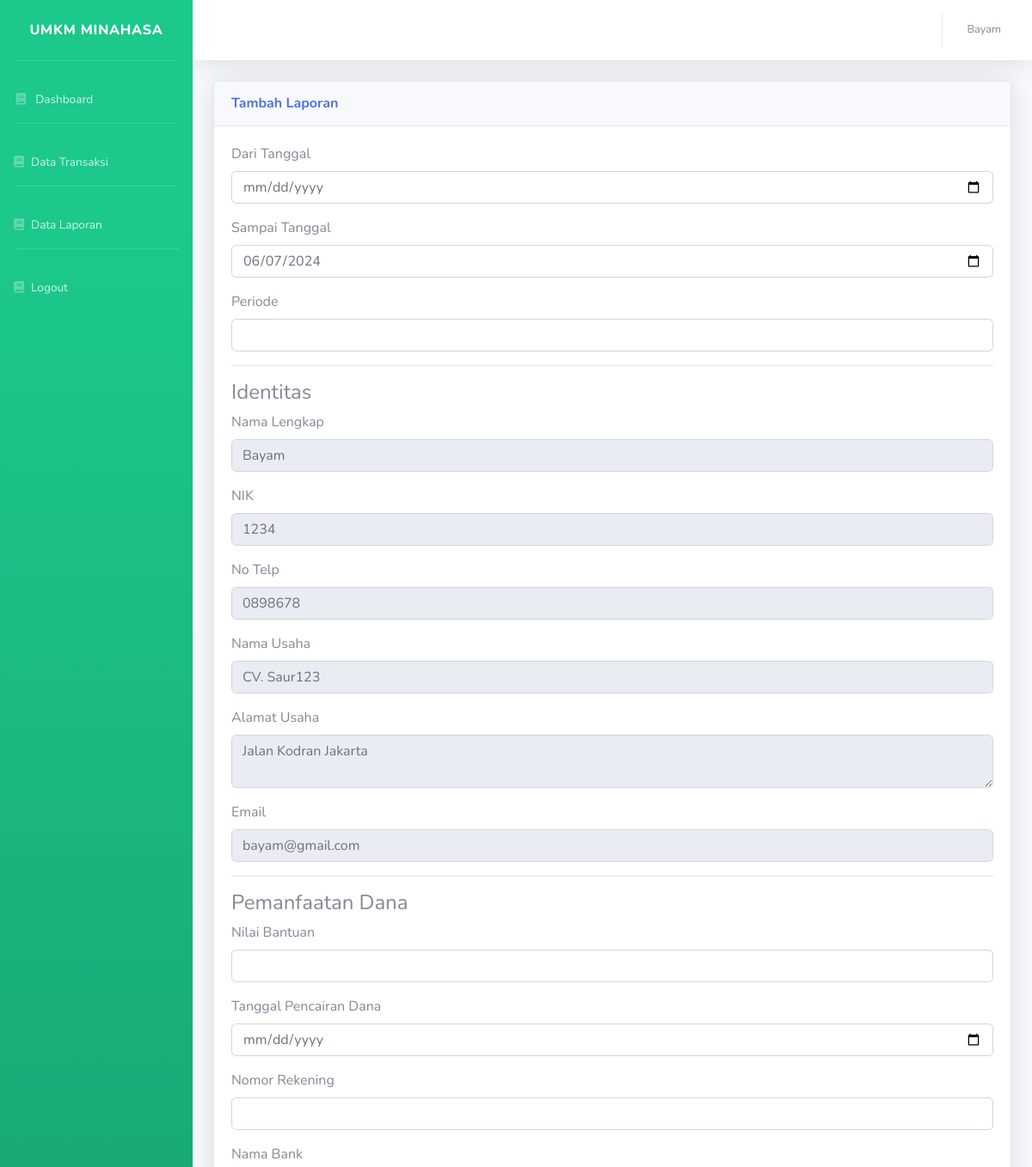
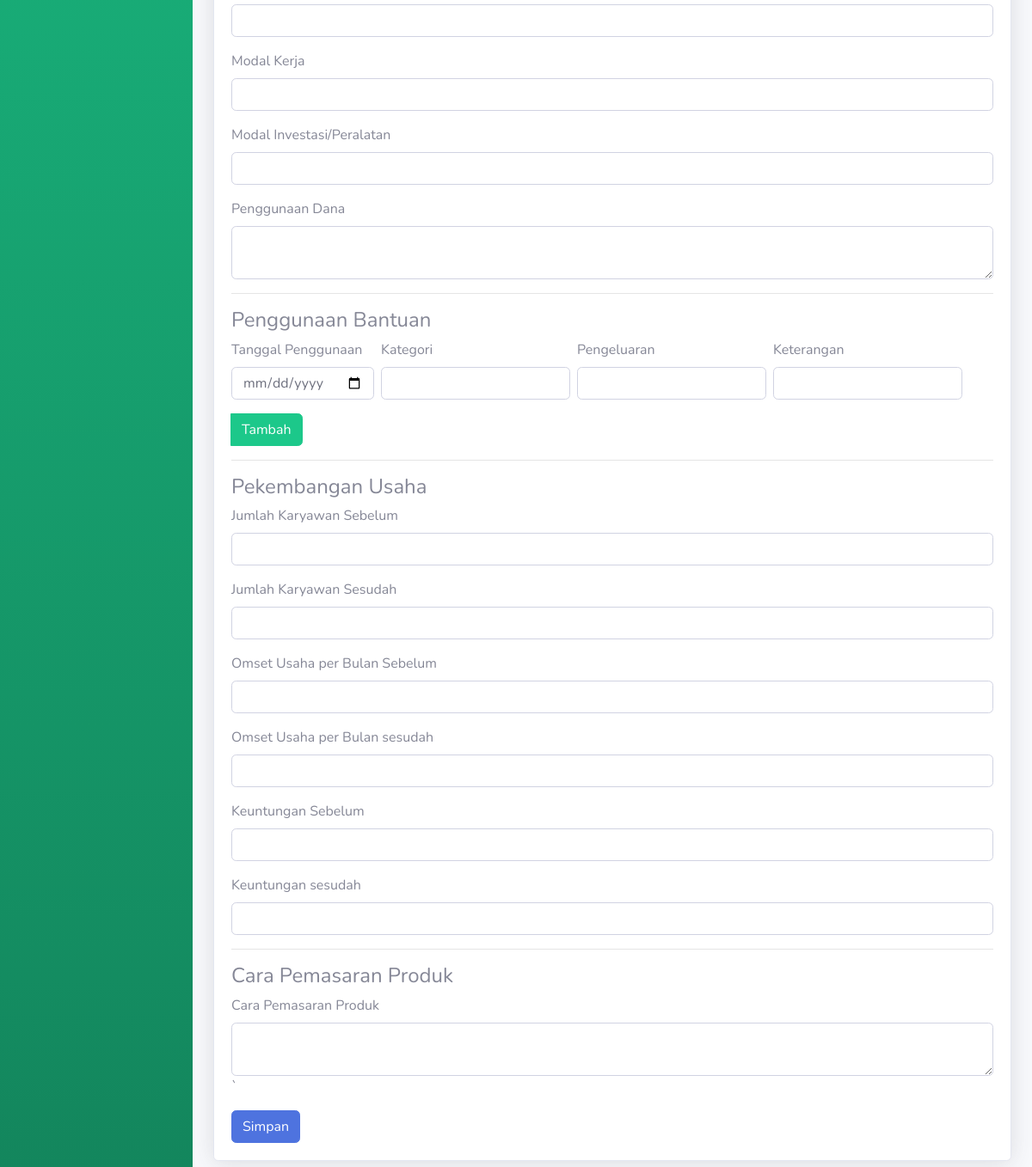
The app's page /user/laporantambah.php?id=2 (signed in) with its own data (2 pictures, top to bottom).
### tables this page shows
CREATE TABLE `pengguna` (
  `id` int(11) NOT NULL,
  `nama` text NOT NULL,
  `username` text NOT NULL,
  `password` text NOT NULL,
  `email` text NOT NULL,
  `alamatusaha` text NOT NULL,
  `npwpusaha` text NOT NULL,
  `nik` text NOT NULL,
  `telepon` text NOT NULL,
  `namausaha` text NOT NULL,
  `bidangusaha` text NOT NULL,
  `jenisproduksi` text NOT NULL,
  `lamausaha` text NOT NULL,
  `level` text NOT NULL
);

### user/laporantambah.php (the view, shortened to what this page needs)
<?php include 'header.php';
?>
<div class="row">
    <div class="col-md-12 mb-4">
        <div class="card shadow mb-4">
            <div class="card-header py-3 d-flex flex-row align-items-center justify-content-between">
                <h6 class="m-0 font-weight-bold text-primary">Tambah Laporan</h6>
            </div>
            <?php
                $getId = $_GET['id'];
                $getUserResult = $koneksi->query("SELECT * FROM pengguna WHERE id='".$getId."'");
                $getUser = $getUserResult->fetch_object();
            ?>
            <div class="card-body">
            <?php if ($getUser) {?>
                <form method="post" enctype="multipart/form-data" action="">
                    <div class="form-group">
                        <label>Dari Tanggal</label>
                        <input type="date" class="form-control" name="daritanggal" value="<?= date('Y-m-1') ?>" required>
                    </div>
                    <div class="form-group">
                        <label>Sampai Tanggal</label>
                        <input type="date" class="form-control" name="sampaitanggal" value="<?= date('Y-m-d') ?>" required>
                    </div>
                    <div class="form-group">
                        <label>Periode</label>
                        <input type="text" class="form-control" name="periode" value="" required>
                    </div>
                    <hr>
                    <h4>Identitas</h4>
                    <div class="form-group">
                        <label>Nama Lengkap</label>
                        <input type="text" class="form-control" name="nama" readonly="readonly" value= "<?= $getUser->nama?>" >
                    </div>
                    <div class="form-group">
                        <label>NIK</label>
                        <input type="text" class="form-control" name="nik" readonly="readonly" value= "<?= $getUser->nik?>">
                    </div>
                    <div class="form-group">
                        <label>No Telp</label>
                        <input type="number" class="form-control" name="notelp" readonly="readonly" value= "<?= $getUser->telepon?>">
                    </div>
                    <div class="form-group">
                        <label>Nama Usaha</label>
                        <input type="text" class="form-control" name="namausaha" readonly="readonly" value= "<?= $getUser->namausaha?>">
                    </div>
                    <div class="form-group">
                        <label>Alamat Usaha</label>
                        <textarea type="text" class="form-control" name="alamatusaha" readonly="readonly"><?= $getUser->alamatusaha?></textarea>
                    </div>
                    <div class="form-group">
                        <label>Email</label>
                        <input type="email" class="form-control" name="email" readonly="readonly" value= "<?= $getUser->email?>">
                    </div>
                    <?php
                    } else {
                        echo "Error executing query: " . mysqli_error($koneksi);
                    }
                    ?>
                    <hr>
                    <h4>Pemanfaatan Dana</h4>
                    <div class="form-group">
                        <label>Nilai Bantuan</label>
                        <input type="number" class="form-control" name="nilaibantuan" required>
                    </div>
                    <div class="form-group">
                        <label>Tanggal Pencairan Dana</label>
                        <input type="date" class="form-control" name="tanggalpencairandana" required>
                    </div>
                    <div class="form-group">
                        <label>Nomor Rekening</label>
                        <input type="text" class="form-control" name="nomorrekening" required>
                    </div>
                    <div class="form-group">
                        <label>Nama Bank</label>
                        <input type="text" class="form-control" name="namabank" required>
                    </div>
                    <div class="form-group">
                        <label>Modal Kerja</label>
                        <input type="text" class="form-control" name="modalkerja" required>
                    </div>
                    <div class="form-group">
                        <label>Modal Investasi/Peralatan</label>
                        <input type="text" class="form-control" name="modalinvestasi" required>
                    </div>
                    <div class="form-group">
                        <label>Penggunaan Dana </label>
                        <textarea type="text" class="form-control" name="penggunaandana" required></textarea>
                    </div>
                    <hr>
                    <h4>Penggunaan Bantuan</h4>
                    <div id="input-container">
                        <div class="input-group mb-3">
                            <div class="form-group mr-2">
                                <label>Tanggal Penggunaan</label>
                                <input type="date" class="form-control" name="tanggalpenggunaan[]" required>
                            </div>
                            <div class="form-group mr-2">
                                <label>Kategori</label>
                                <input type="text" class="form-control" name="kategori[]" required>
                            </div>
                            <div class="form-group mr-2">
                                <label>Pengeluaran</label>
                                <input type="text" class="form-control" name="pengeluaran[]" required>
                            </div>
                            <div class="form-group mr-2">
                                <label>Keterangan</label>
                                <input type="text" class="form-control" name="keterangan[]" required>
                            </div>
                            <div class="input-group-append">
                                <button class="btn btn-success" type="button" onclick="tambahInput()">Tambah</button>
                            </div>
                        </div>
                    </div>
                    <hr>
                    <h4>Pekembangan Usaha</h4>
                    <div>
                        <div class="form-group">
                            <label>Jumlah Karyawan Sebelum</label>
                            <input type="text" class="form-control" name="jumlahkaryawansebelum" required>
                        </div>
                        <div class="form-group">
                            <label>Jumlah Karyawan Sesudah</label>
                            <input type="text" class="form-control" name="jumlahkaryawansesudah" required>
                        </div>
                        <div class="form-group">
                            <label>Omset Usaha per Bulan Sebelum</label>
                            <input type="text" class="form-control" name="omsetsebelum" required>
                        </div>
                        <div class="form-group">
                            <label>Omset Usaha per Bulan sesudah</label>
                            <input type="text" class="form-control" name="omsetsesudah" required>
                        </div>
                        <div class="form-group">
                            <label>Keuntungan Sebelum</label>
                            <input type="text" class="form-control" name="keuntungansebelum" required>
                        </div>
                        <div class="form-group">
                            <label>Keuntungan sesudah</label>
                            <input type="text" class="form-control" name="keuntungansesudah" required>
                        </div>
                    </div>
                    <hr>
                    <h4>Cara Pemasaran Produk</h4>
                    <div>
                        <div class="form-group">
                            <label>Cara Pemasaran Produk</label>
                            <textarea type="text" class="form-control" name="carapemasaran" required></textarea>`
                        </div>
                    </div>
                    <button type="submit" class="btn btn-primary" name="save"><i class="glyphicon glyphicon-saved"></i>Simpan</button>
                </form>
            </div>
        </div>
    </div>
</div>
<?php include 'footer.php'; ?>

### records on screen
pengguna: nama "Bayam", nik "1234", notelp "0898678", namausaha "CV. Saur123", alamatusaha "Jalan Kodran Jakarta", email "bayam@gmail.com"

### other values on screen
$_SESSION['pengguna']['nama'] "Bayam"
